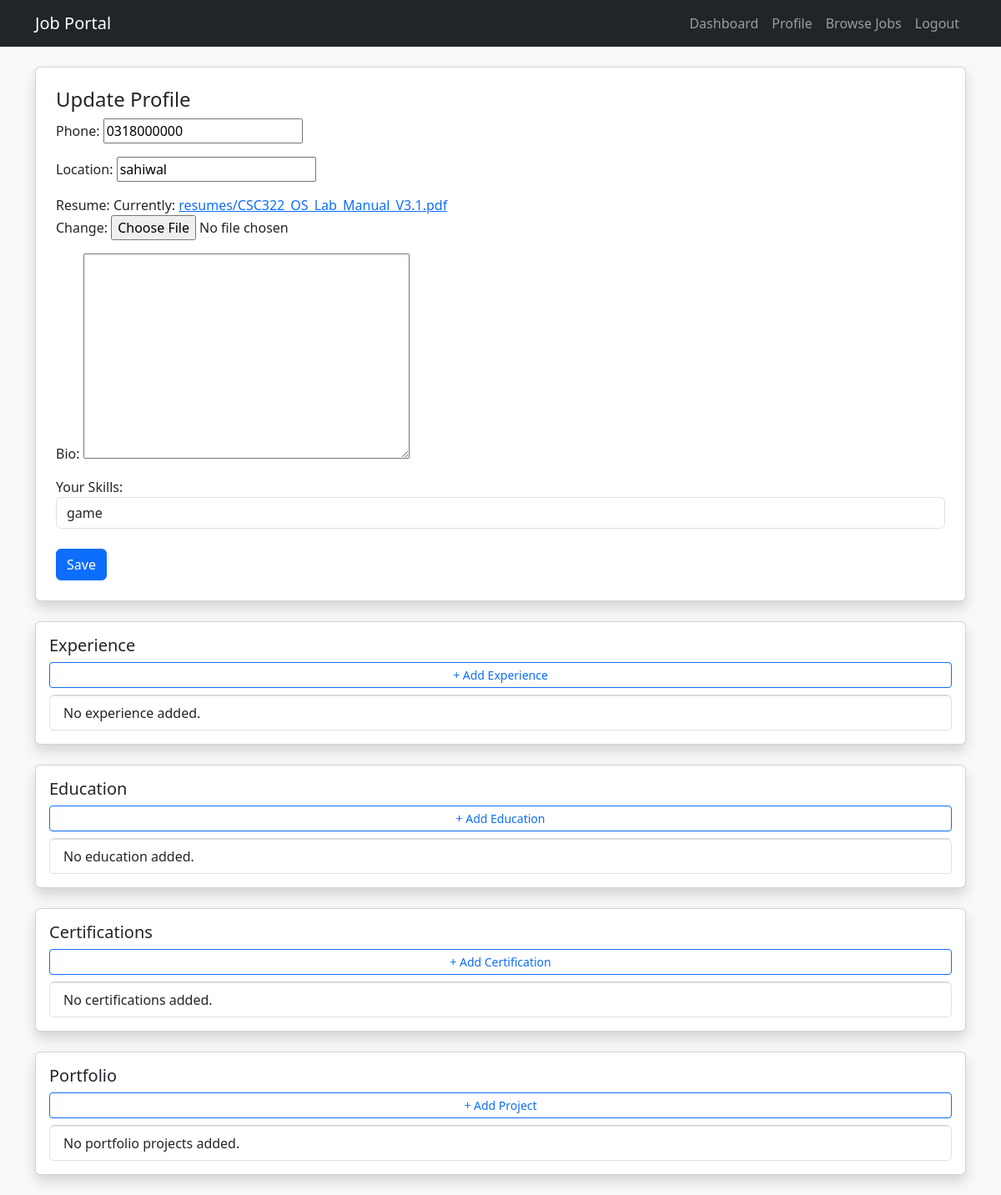
Before: /seeker/profile/ (signed in) with the older database file.
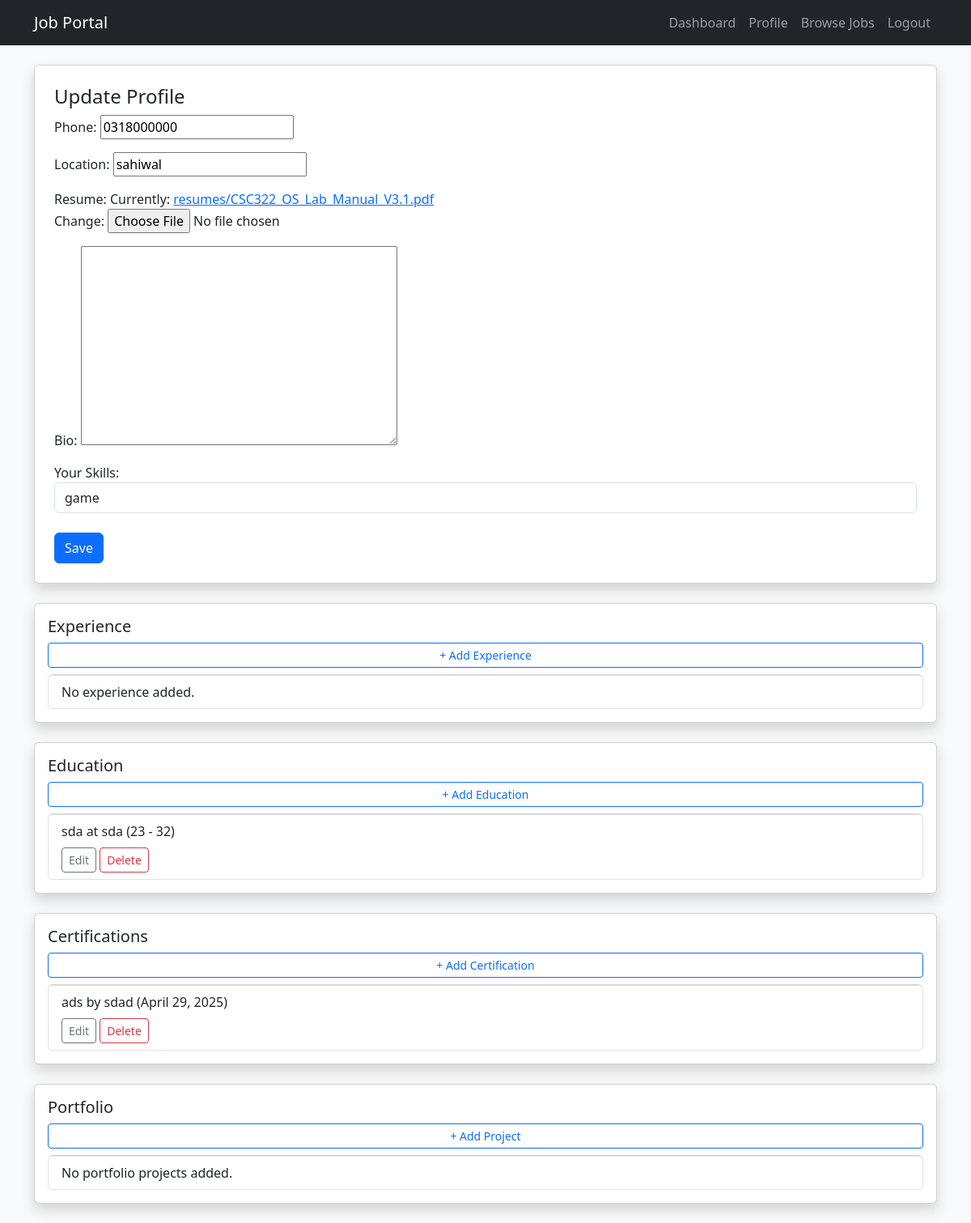
After: the same page with the newer database file.
### core/models.py (models this page shows)
class Education(models.Model):
    seeker = models.ForeignKey(JobSeekerProfile, on_delete=models.CASCADE)
    institute = models.CharField(max_length=100)
    degree = models.CharField(max_length=100)
    start_year = models.PositiveIntegerField()
    end_year = models.PositiveIntegerField()

class Certification(models.Model):
    seeker = models.ForeignKey(JobSeekerProfile, on_delete=models.CASCADE)
    name = models.CharField(max_length=100)
    issuer = models.CharField(max_length=100)
    issue_date = models.DateField()

### core/views.py (the view)
# urls.py: path('seeker/profile/', seeker_profile, name='seeker-profile'),
@login_required
def seeker_profile(request):
    if request.user.role != 'seeker':
        messages.error(request, "Access denied.")
        return redirect('dashboard')
    seeker, created = JobSeekerProfile.objects.get_or_create(user=request.user)
    form = JobSeekerProfileForm(request.POST or None, request.FILES or None, instance=seeker)
    if request.method == 'POST' and form.is_valid():
        form.save()
        messages.success(request, "Profile updated.")
        return redirect('seeker-profile')
    context = {
        'form': form,
        'experiences': Experience.objects.filter(seeker=seeker),
        'educations': Education.objects.filter(seeker=seeker),
        'certifications': Certification.objects.filter(seeker=seeker),
        'portfolios': Portfolio.objects.filter(seeker=seeker),
    }
    return render(request, 'core/seeker_profile.html', context)

### core/forms.py (shortened to what this page needs)
class JobSeekerProfileForm(forms.ModelForm):
    skill_input = forms.CharField(
        required=False,
        widget=forms.TextInput(attrs={
            'class': 'form-control',
            'placeholder': 'Enter skills like: Python, React, SQL'
        }),
        label='Your Skills'
    )
    class Meta:
        model = JobSeekerProfile
        fields = ['phone', 'location', 'resume', 'bio', 'skill_input']
    def __init__(self, *args, **kwargs):
        super(JobSeekerProfileForm, self).__init__(*args, **kwargs)
        if self.instance and self.instance.pk:
            existing_skills = ", ".join([s.name for s in self.instance.skills.all()])
            self.fields['skill_input'].initial = existing_skills

### core/templates/core/seeker_profile.html (shortened to what this page needs)
{% extends 'base.html' %}
{% block content %}
<div class="card shadow p-4 mb-4">
  <h4>Update Profile</h4>
  <form method="POST" enctype="multipart/form-data">
    {{ form.as_p }}
    <button class="btn btn-primary mt-2">Save</button>
  </form>
</div>
<div class="card shadow p-3 mb-4">
  <h5>Experience</h5>
  <a href="{% url 'add-experience' %}" class="btn btn-sm btn-outline-primary mb-2">+ Add Experience</a>
  <ul class="list-group">
    {% for exp in experiences %}
     {% for exp in experiences %}
  <li class="list-group-item">
    <strong>{{ exp.position }}</strong> at {{ exp.company }}<br>
    {{ exp.start_date }} to {{ exp.end_date|default:"Present" }}
    <div class="mt-2">
      <a href="{% url 'edit-experience' exp.id %}" class="btn btn-sm btn-outline-secondary">Edit</a>
      <a href="{% url 'delete-experience' exp.id %}" class="btn btn-sm btn-outline-danger">Delete</a>
    </div>
  </li>
{% endfor %}
    {% empty %}
      <li class="list-group-item">No experience added.</li>
    {% endfor %}
  </ul>
</div>
<div class="card shadow p-3 mb-4">
  <h5>Education</h5>
  <a href="{% url 'add-education' %}" class="btn btn-sm btn-outline-primary mb-2">+ Add Education</a>
  <ul class="list-group">
    {% for edu in educations %}
      {% for edu in educations %}
  <li class="list-group-item">
    {{ edu.degree }} at {{ edu.institute }} ({{ edu.start_year }} - {{ edu.end_year }})
    <div class="mt-2">
      <a href="{% url 'edit-education' edu.id %}" class="btn btn-sm btn-outline-secondary">Edit</a>
      <a href="{% url 'delete-education' edu.id %}" class="btn btn-sm btn-outline-danger">Delete</a>
    </div>
  </li>
{% endfor %}
    {% empty %}
      <li class="list-group-item">No education added.</li>
    {% endfor %}
  </ul>
</div>
<div class="card shadow p-3 mb-4">
  <h5>Certifications</h5>
  <a href="{% url 'add-certification' %}" class="btn btn-sm btn-outline-primary mb-2">+ Add Certification</a>
  <ul class="list-group">
    {% for cert in certifications %}
      {% for cert in certifications %}
  <li class="list-group-item">
    {{ cert.name }} by {{ cert.issuer }} ({{ cert.issue_date }})
    <div class="mt-2">
      <a href="{% url 'edit-certification' cert.id %}" class="btn btn-sm btn-outline-secondary">Edit</a>
      <a href="{% url 'delete-certification' cert.id %}" class="btn btn-sm btn-outline-danger">Delete</a>
    </div>
  </li>
{% endfor %}
    {% empty %}
      <li class="list-group-item">No certifications added.</li>
    {% endfor %}
  </ul>
</div>
<div class="card shadow p-3 mb-4">
  <h5>Portfolio</h5>
  <a href="{% url 'add-portfolio' %}" class="btn btn-sm btn-outline-primary mb-2">+ Add Project</a>
  <ul class="list-group">
    {% for item in portfolios %}
      {% for item in portfolios %}
  <li class="list-group-item">
    <strong>{{ item.project_title }}</strong><br>
    <a href="{{ item.url }}" target="_blank">{{ item.url }}</a>
    <div class="mt-2">
      <a href="{% url 'edit-portfolio' item.id %}" class="btn btn-sm btn-outline-secondary">Edit</a>
      <a href="{% url 'delete-portfolio' item.id %}" class="btn btn-sm btn-outline-danger">Delete</a>
    </div>
  </li>
{% endfor %}
    {% empty %}
      <li class="list-group-item">No portfolio projects added.</li>
    {% endfor %}
  </ul>
</div>
{% endblock %}

Changed rows visible on the page:
added Education: degree "sda", institute "sda", start_year "23", end_year "32"
added Certification: name "ads", issuer "sdad", issue_date "April 29, 2025"
Other visible differences:
text no longer shown: "No education added. No certifications added."
